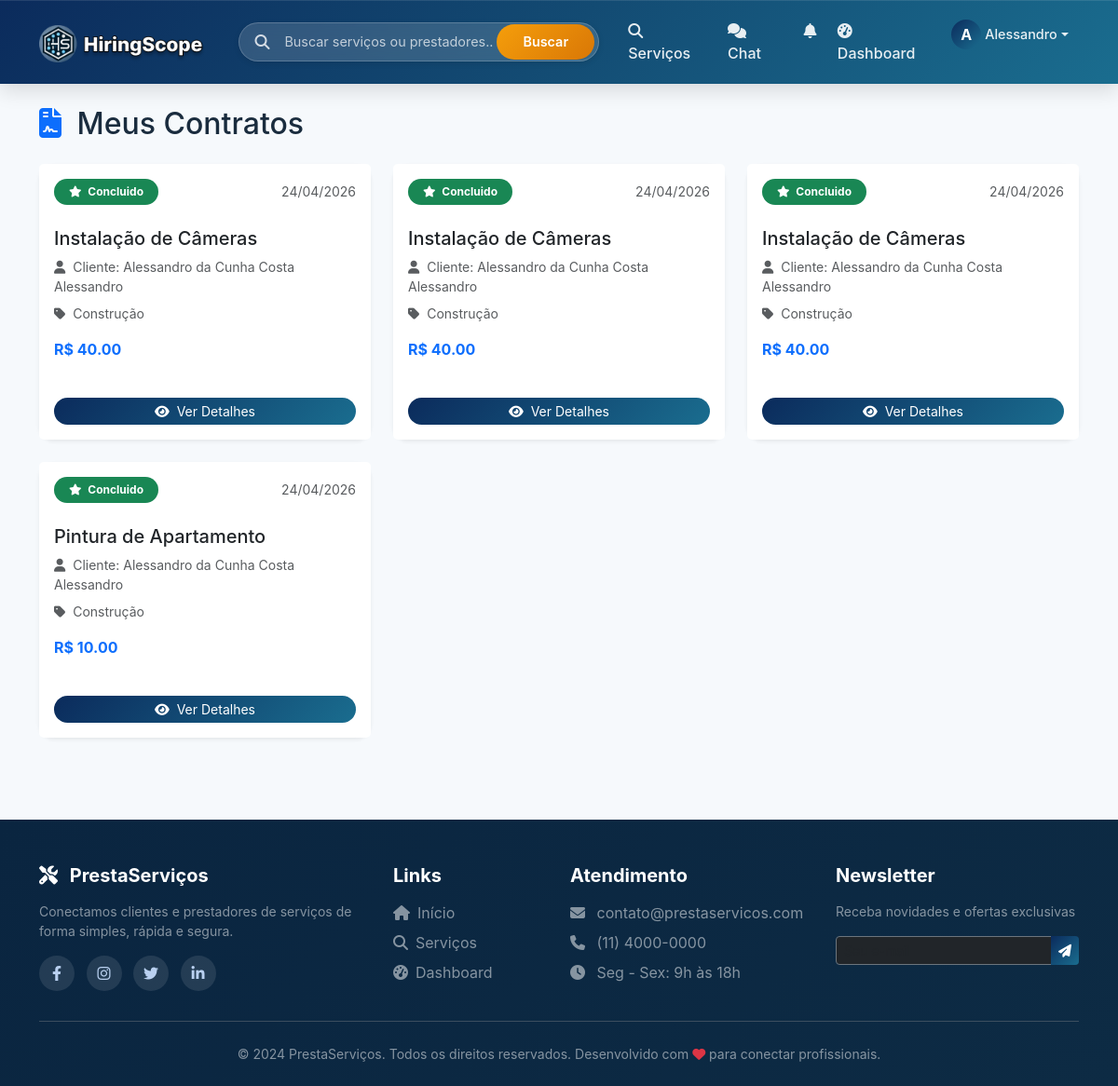
Page /contrato/meus-contratos (signed in) on the committed database.
### models.py (models this page shows, shortened)
class Usuario(UserMixin, db.Model):
    __tablename__ = 'usuarios'
    id = db.Column(db.Integer, primary_key=True)
    nome = db.Column(db.String(100), nullable=False)
    email = db.Column(db.String(100), unique=True, nullable=False)
    senha_hash = db.Column(db.String(200), nullable=False)
    telefone = db.Column(db.String(20))
    tipo = db.Column(db.String(20), nullable=False)  # cliente, prestador
    is_admin = db.Column(db.Boolean, default=False)  # NOVO CAMPO
    data_cadastro = db.Column(db.DateTime, default=datetime.utcnow)
    foto_perfil = db.Column(db.String(200), default='default.jpg')
    foto_url = db.Column(db.String(500), nullable=True)  # URL da foto do Google
    descricao = db.Column(db.Text)
    servicos_oferecidos = db.relationship('Servico', back_populates='prestador', lazy=True, overlaps='prestador_rel')
    avaliacoes_recebidas = db.relationship('Avaliacao', foreign_keys='Avaliacao.prestador_id', back_populates='prestador', lazy=True, overlaps='avaliado_rel')
    avaliacoes_feitas = db.relationship('Avaliacao', foreign_keys='Avaliacao.cliente_id', back_populates='cliente', lazy=True, overlaps='avaliador_rel')
    favoritos = db.relationship('Favorito', foreign_keys='Favorito.cliente_id', back_populates='cliente', lazy=True, overlaps='cliente_rel')
    contratos_como_cliente = db.relationship('Contrato', foreign_keys='Contrato.cliente_id', back_populates='cliente', lazy=True, overlaps='cliente_rel')
    contratos_como_prestador = db.relationship('Contrato', foreign_keys='Contrato.prestador_id', back_populates='prestador', lazy=True, overlaps='prestador_rel')

class Contrato(db.Model):
    __tablename__ = 'contratos'
    id = db.Column(db.Integer, primary_key=True)
    cliente_id = db.Column(db.Integer, db.ForeignKey('usuarios.id'), nullable=False)
    prestador_id = db.Column(db.Integer, db.ForeignKey('usuarios.id'), nullable=False)
    servico_id = db.Column(db.Integer, db.ForeignKey('servicos.id'), nullable=False)
    status = db.Column(db.String(20), default='pendente')  # pendente, aceito, em_andamento, concluido, cancelado
    data_solicitacao = db.Column(db.DateTime, default=datetime.utcnow)
    data_aceite = db.Column(db.DateTime, nullable=True)
    data_inicio = db.Column(db.DateTime, nullable=True)
    data_conclusao = db.Column(db.DateTime, nullable=True)
    mensagem_cliente = db.Column(db.Text, nullable=True)
    mensagem_prestador = db.Column(db.Text, nullable=True)
    preco_acordado = db.Column(db.Float, nullable=True)
    cliente = db.relationship('Usuario', foreign_keys=[cliente_id], back_populates='contratos_como_cliente')
    prestador = db.relationship('Usuario', foreign_keys=[prestador_id], back_populates='contratos_como_prestador')
    servico = db.relationship('Servico', foreign_keys=[servico_id], back_populates='contratos')
    avaliacao = db.relationship('Avaliacao', back_populates='contrato', uselist=False, cascade='all, delete-orphan')
    def get_status_icon(self):
        icons = {
            'pendente': 'fa-clock',
            'aceito': 'fa-check-circle',
            'em_andamento': 'fa-spinner',
            'concluido': 'fa-star',
            'cancelado': 'fa-times-circle'
        }
        return icons.get(self.status, 'fa-file-contract')
    def get_status_color(self):
        colors = {
            'pendente': 'warning',
            'aceito': 'info',
            'em_andamento': 'primary',
            'concluido': 'success',
            'cancelado': 'danger'
        }
        return colors.get(self.status, 'secondary')

class Servico(db.Model):
    __tablename__ = 'servicos'
    id = db.Column(db.Integer, primary_key=True)
    prestador_id = db.Column(db.Integer, db.ForeignKey('usuarios.id'), nullable=False)
    titulo = db.Column(db.String(200), nullable=False)
    descricao = db.Column(db.Text, nullable=False)
    categoria = db.Column(db.String(100))
    tipo_preco = db.Column(db.String(20), default='fixo')  # fixo, hora, dia, metro, consulta
    preco = db.Column(db.Float)
    destaque = db.Column(db.Boolean, default=False)
    destaque_pago = db.Column(db.Boolean, default=False)
    destaque_data_fim = db.Column(db.DateTime, nullable=True)
    data_postagem = db.Column(db.DateTime, default=datetime.utcnow)
    imagem_base64 = db.Column(db.Text, nullable=True)
    prestador = db.relationship('Usuario', foreign_keys=[prestador_id], back_populates='servicos_oferecidos')
    solicitacoes = db.relationship('Solicitacao', back_populates='servico', lazy=True, overlaps='servico_rel')
    avaliacoes = db.relationship('Avaliacao', back_populates='servico', lazy=True, overlaps='servico_rel')
    contratos = db.relationship('Contrato', back_populates='servico', lazy=True, overlaps='servico_rel')

### routes/contrato_routes.py (the view)
@contrato_bp.route('/meus-contratos')
@login_required
def meus_contratos():
    if current_user.tipo == 'prestador':
        contratos = Contrato.query.filter_by(
            prestador_id=current_user.id
        ).order_by(Contrato.data_solicitacao.desc()).all()
    else:
        contratos = Contrato.query.filter_by(
            cliente_id=current_user.id
        ).order_by(Contrato.data_solicitacao.desc()).all()
    return render_template('contratos/lista.html', contratos=contratos)

### app.py (called while the page is built)
@login_manager.user_loader
def load_user(user_id):
    from models import Usuario
    return Usuario.query.get(int(user_id))

@app.context_processor
def utility_processor():
    def get_icone_categoria(categoria):
        icons = {
            'Tecnologia': 'fa-laptop-code', 'Construção': 'fa-hard-hat',
            'Design': 'fa-paintbrush', 'Educação': 'fa-chalkboard-user',
            'Saúde': 'fa-heartbeat', 'Marketing': 'fa-chart-line'
        }
        return icons.get(categoria, 'fa-tools')
    def get_cor_categoria(categoria):
        colors = {
            'Tecnologia': 'primary', 'Construção': 'warning',
            'Design': 'danger', 'Educação': 'success', 'Saúde': 'info'
        }
        return colors.get(categoria, 'dark')
    return {
        'get_icone_categoria': get_icone_categoria,
        'get_cor_categoria': get_cor_categoria,
        'now': datetime.utcnow()
    }

### templates/contratos/lista.html (shortened to what this page needs)
{% extends "base.html" %}
{% block content %}
<div class="container mt-4">
    <h2 class="mb-4">
        <i class="fas fa-file-contract me-2 text-primary"></i>
        Meus Contratos
    </h2>
    {% if contratos %}
        <div class="row">
            {% for contrato in contratos %}
            <div class="col-md-6 col-lg-4 mb-4">
                <div class="card h-100 shadow-sm border-0 rounded-4 transition">
                    <div class="card-header bg-white border-0 pt-3">
                        <div class="d-flex justify-content-between align-items-center">
                            <span class="badge bg-{{ contrato.get_status_color() }} px-3 py-2 rounded-pill">
                                <i class="fas {{ contrato.get_status_icon() }} me-1"></i>
                                {{ contrato.status|replace('_', ' ')|title }}
                            </span>
                            <small class="text-muted">{{ contrato.data_solicitacao.strftime('%d/%m/%Y') }}</small>
                        </div>
                    </div>
                    <div class="card-body">
                        <h5 class="card-title">{{ contrato.servico.titulo }}</h5>
                        <p class="card-text small text-muted mb-2">
                            <i class="fas fa-user me-1"></i>
                            {% if current_user.id == contrato.cliente_id %}
                                Prestador: {{ contrato.prestador.nome }}
                            {% else %}
                                Cliente: {{ contrato.cliente.nome }}
                            {% endif %}
                        </p>
                        <p class="card-text small text-muted mb-3">
                            <i class="fas fa-tag me-1"></i>
                            {{ contrato.servico.categoria }}
                        </p>
                        {% if contrato.preco_acordado %}
                            <p class="fw-bold text-primary mb-3">
                                R$ {{ "%.2f"|format(contrato.preco_acordado) }}
                            </p>
                        {% endif %}
                    </div>
                    <div class="card-footer bg-white border-0 pb-3">
                        <a href="{{ url_for('contrato.detalhe_contrato', contrato_id=contrato.id) }}"
                           class="btn btn-primary btn-sm rounded-pill px-3 w-100">
                            <i class="fas fa-eye me-1"></i> Ver Detalhes
                        </a>
                    </div>
                </div>
            </div>
            {% endfor %}
        </div>
    {% endif %}
</div>
{% endblock %}

### templates/components/base/navbar.html (shortened to what this page needs)
<nav class="navbar navbar-expand-lg navbar-dark sticky-top">
    <div class="container">
        <a class="navbar-brand" href="{{ url_for('main.index') }}">
            <img src="{{ url_for('static', filename='img/logo.png') }}"
                 alt="PrestaServiços"
                 class="navbar-logo"
                 style="height: 42px;"
                 onerror="this.onerror=null; this.parentNode.innerHTML='<i class=\'fas fa-tools me-2\'></i> PrestaServiços';">
        </a>
        <div class="search-bar-desktop d-none d-lg-block">
            <div class="search-bar-wrapper">
                <div class="search-icon"><i class="fas fa-search"></i></div>
                <input type="text" id="globalSearchInput" class="search-input" placeholder="Buscar serviços ou prestadores...">
                <button id="globalSearchBtn" class="search-btn">Buscar</button>
            </div>
        </div>
        <div class="collapse navbar-collapse" id="navbarNav">
            <ul class="navbar-nav ms-auto">
                <li class="nav-item">
                    <a class="nav-link" href="{{ url_for('servico.lista') }}">
                        <i class="fas fa-search me-1"></i> Serviços
                    </a>
                </li>
                {% if current_user.is_authenticated %}
                    <li class="nav-item position-relative">
                        <a class="nav-link chat-link" href="{{ url_for('chat.index') }}">
                            <i class="fas fa-comments me-1"></i> Chat
                        </a>
                    </li>
                    <li class="nav-item dropdown">
                        <a class="nav-link" href="#" id="notificationDropdown" role="button" data-bs-toggle="dropdown">
                            <i class="fas fa-bell"></i>
                        </a>
                    </li>
                    <li class="nav-item">
                        <a class="nav-link" href="{{ url_for('main.dashboard') }}">
                            <i class="fas fa-tachometer-alt me-1"></i> Dashboard
                        </a>
                    </li>
                    <li class="nav-item dropdown">
                        <a class="nav-link dropdown-toggle d-flex align-items-center" href="#" id="userDropdown" role="button" data-bs-toggle="dropdown">
                            {% if current_user.foto_url %}
                                <div class="user-avatar-nav-placeholder" style="display: none;">{{ current_user.nome[0]|upper }}</div>
                            {% else %}
                                <div class="user-avatar-nav-placeholder">{{ current_user.nome[0]|upper }}</div>
                            {% endif %}
                            <span class="user-name-nav ms-1">{{ current_user.nome.split()[0] }}</span>
                        </a>
                    </li>
                {% endif %}
            </ul>
        </div>
    </div>
</nav>

### static/style.css (style rules this page uses)
:root { --primary: #0b2b5c; --primary-light: #1a6d8f; --primary-dark: #071a36; --accent: #3bb2ff; --success: #10b981; --warning: #fbbf24; --danger: #ef4444; --bg: #f6f9fc; --card: #ffffff; --text: #1a2c3e; --muted: #6b7280; --shadow-soft: 0 10px 25px rgba(0,0,0,0.05); --shadow-strong: 0 25px 50px -15px rgba(0,0,0,0.25); --gradient-main: linear-gradient(135deg, var(--primary), var(--primary-light)); }
* { margin: 0; padding: 0; box-sizing: border-box; }
body { font-family: 'Inter', 'Segoe UI', system-ui, sans-serif; background: var(--bg); color: var(--text); scroll-behavior: smooth; }
.navbar { background: linear-gradient(135deg, #0b2b5c 0%, #134b73 50%, #1a6d8f 100%); box-shadow: 0 8px 20px rgba(0, 0, 0, 0.12), inset 0 1px 0 rgba(255, 255, 255, 0.1); padding: 0.8rem 0; position: sticky; top: 0; z-index: 1000; backdrop-filter: blur(2px); }
.navbar-brand { font-size: 1.8rem; font-weight: 800; background: linear-gradient(120deg, #ffffff, #c3e2ff); background-clip: text; -webkit-background-clip: text; color: transparent; letter-spacing: -0.5px; transition: all 0.3s; }
.nav-link { color: rgba(255, 255, 255, 0.9) !important; font-weight: 500; margin: 0 0.2rem; padding: 0.5rem 1.2rem; border-radius: 40px; transition: all 0.2s; }
.navbar-logo { height: 40px; width: auto; max-height: 40px; object-fit: contain; transition: all 0.2s; }
.search-bar-wrapper { display: flex; align-items: center; background: white; border-radius: 60px; box-shadow: 0 4px 12px rgba(0, 0, 0, 0.08); border: 1px solid #e2e8f0; transition: all 0.2s; overflow: hidden; }
.search-icon { padding: 0 16px; color: #94a3b8; font-size: 1.1rem; }
.navbar-logo { height: 40px; width: auto; max-height: 40px; object-fit: contain; }
.search-bar-desktop { flex: 0 0 320px; margin: 0 20px; }
@media (min-width: 1200px) { .search-bar-desktop { flex: 0 0 380px; } }
.search-bar-wrapper { display: flex; align-items: center; background: white; border-radius: 60px; box-shadow: 0 2px 6px rgba(0,0,0,0.1); border: 1px solid #e2e8f0; overflow: hidden; height: 42px; }
.search-input { flex: 1; border: none; padding: 0 0 0 12px; font-size: 0.9rem; outline: none; background: transparent; }
.search-input::placeholder { color: #94a3b8; font-weight: 400; }
.search-btn { background: var(--gradient-main); border: none; color: white; padding: 0 28px; font-weight: 600; border-radius: 0 60px 60px 0; transition: 0.2s; cursor: pointer; font-size: 0.95rem; }
.user-avatar-nav-placeholder { width: 32px; height: 32px; border-radius: 50%; background: var(--gradient-main); display: inline-flex; align-items: center; justify-content: center; color: white; font-weight: bold; font-size: 1rem; }
.user-name-nav { font-size: 0.9rem; font-weight: 500; }
.transition { transition: all 0.3s ease; }
.btn-primary { background: linear-gradient(135deg, #0b2b5c, #1a6d8f); border: none; }

### static/css/base.css (style rules this page uses)
.search-bar-desktop { flex: 0 0 380px; margin: 0 20px; }
.search-bar-wrapper { display: flex; align-items: center; background: rgba(255, 255, 255, 0.15); backdrop-filter: blur(8px); border-radius: 60px; border: 1px solid rgba(255, 255, 255, 0.2); transition: all 0.3s ease; overflow: hidden; }
.search-icon { padding: 0 16px; color: rgba(255, 255, 255, 0.8); font-size: 1rem; transition: color 0.3s ease; }
.search-input { flex: 1; border: none; padding: 12px 0; font-size: 0.9rem; outline: none; background: transparent; color: white; }
.search-input::placeholder { color: rgba(255, 255, 255, 0.7); }
.search-btn { background: linear-gradient(135deg, #f59e0b, #d97706); border: none; color: white; padding: 8px 28px; font-weight: 600; border-radius: 60px; transition: all 0.3s ease; cursor: pointer; font-size: 0.9rem; margin: 4px; }
.user-avatar-nav-placeholder { width: 32px; height: 32px; border-radius: 50%; background: linear-gradient(135deg, #0b2b5c, #1a6d8f); display: inline-flex; align-items: center; justify-content: center; color: white; font-weight: bold; }

### templates/contratos/lista.html (style rules this page uses)
.transition { transition: all 0.3s ease; }

### rows in the picture
Usuario: nome "A", nome "Alessandro"
Contrato: status "Concluido", data_solicitacao "24/04/2026", servico.titulo "Instalação de Câmeras", cliente.nome "Alessandro da Cunha Costa Alessandro", servico.categoria "Construção", preco_acordado "40.00"
Contrato: status "Concluido", data_solicitacao "24/04/2026", servico.titulo "Instalação de Câmeras", cliente.nome "Alessandro da Cunha Costa Alessandro", servico.categoria "Construção", preco_acordado "40.00"
Contrato: status "Concluido", data_solicitacao "24/04/2026", servico.titulo "Instalação de Câmeras", cliente.nome "Alessandro da Cunha Costa Alessandro", servico.categoria "Construção", preco_acordado "40.00"
Contrato: status "Concluido", data_solicitacao "24/04/2026", servico.titulo "Pintura de Apartamento", cliente.nome "Alessandro da Cunha Costa Alessandro", servico.categoria "Construção", preco_acordado "10.00"
